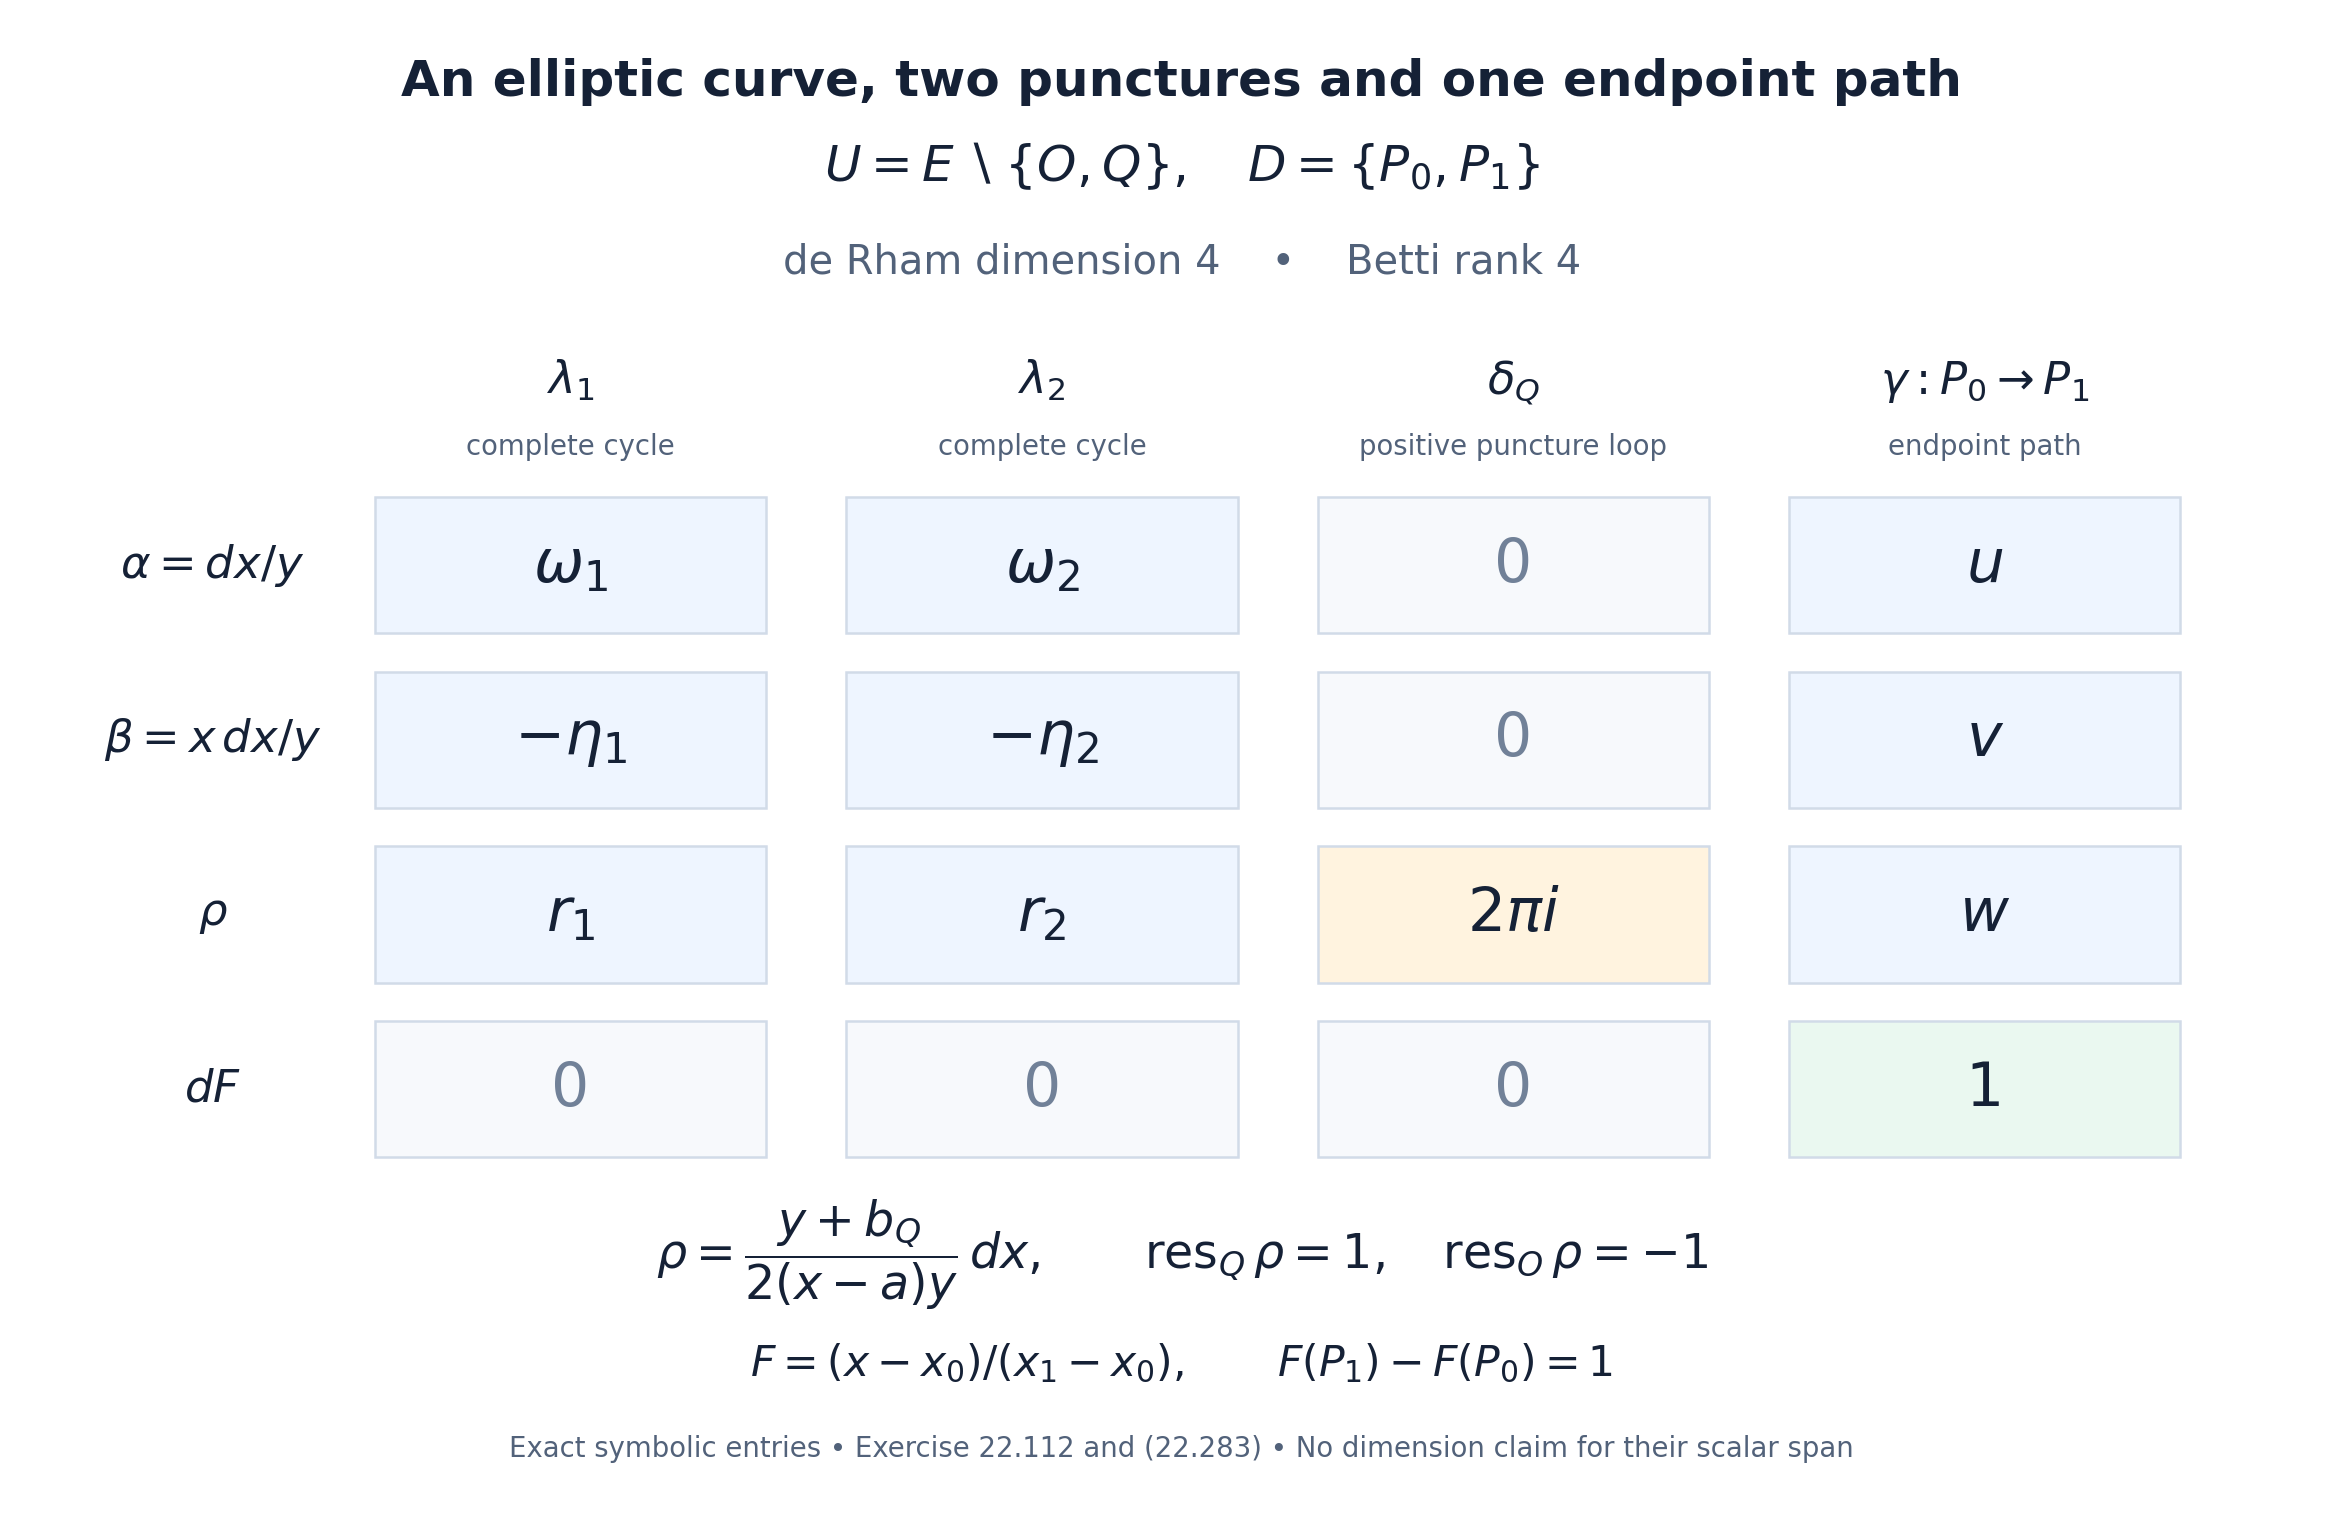

This figure's Python source:
"""Exact matrix illustration for Exercise22.112; no sampled elliptic values."""
from pathlib import Path
import matplotlib
matplotlib.use("Agg")
import matplotlib.pyplot as plt
from matplotlib.patches import Rectangle

fig, ax = plt.subplots(figsize=(13.0, 8.5), dpi=180)
fig.patch.set_facecolor("white")
ax.set_xlim(0, 13)
ax.set_ylim(0, 8.5)
ax.axis("off")
ink, muted = "#152136", "#52627a"
ax.text(6.5, 8.12, "An elliptic curve, two punctures and one endpoint path",
        ha="center", va="center", fontsize=20, fontweight="bold", color=ink)
ax.text(6.5, 7.55, r"$U=E\setminus\{O,Q\},\quad D=\{P_0,P_1\}$",
        ha="center", fontsize=20, color=ink)
ax.text(6.5, 7.02, "de Rham dimension 4    •    Betti rank 4",
        ha="center", fontsize=16, color=muted)

xs = [3.0, 5.7, 8.4, 11.1]
ys = [5.35, 4.35, 3.35, 2.35]
headers = [r"$\lambda_1$", r"$\lambda_2$", r"$\delta_Q$", r"$\gamma:P_0\to P_1$"]
subheaders = ["complete cycle", "complete cycle", "positive puncture loop", "endpoint path"]
rows = [r"$\alpha=dx/y$", r"$\beta=x\,dx/y$", r"$\rho$", r"$dF$"]
values = [[r"$\omega_1$",r"$\omega_2$","0",r"$u$"],
          [r"$-\eta_1$",r"$-\eta_2$","0",r"$v$"],
          [r"$r_1$",r"$r_2$",r"$2\pi i$",r"$w$"],
          ["0","0","0","1"]]
for x, h, sh in zip(xs, headers, subheaders):
    ax.text(x, 6.33, h, ha="center", fontsize=18, color=ink)
    ax.text(x, 5.98, sh, ha="center", fontsize=11, color=muted)
for i, y in enumerate(ys):
    ax.text(0.95, y, rows[i], ha="center", va="center", fontsize=18, color=ink)
    for j, x in enumerate(xs):
        zero = values[i][j] == "0"
        color = "#f7f9fc" if zero else "#eef5ff"
        if (i,j)==(2,2): color="#fff3df"
        if (i,j)==(3,3): color="#eaf8f0"
        ax.add_patch(Rectangle((x-1.12,y-0.39),2.24,0.78,facecolor=color,edgecolor="#d1dbe8"))
        ax.text(x,y,values[i][j],ha="center",va="center",fontsize=24,
                color="#718198" if zero else ink)
ax.text(6.5,1.40,r"$\rho=\dfrac{y+b_Q}{2(x-a)y}\,dx,\qquad"
        r"\operatorname{res}_{Q}\rho=1,\quad\operatorname{res}_{O}\rho=-1$",
        ha="center",va="center",fontsize=19,color=ink)
ax.text(6.5,0.78,r"$F=(x-x_0)/(x_1-x_0),\qquad F(P_1)-F(P_0)=1$",
        ha="center",va="center",fontsize=17,color=ink)
ax.text(6.5,0.24,"Exact symbolic entries • Exercise 22.112 and (22.283) • No dimension claim for their scalar span",
        ha="center",fontsize=11,color=muted)
fig.subplots_adjust(left=0.02,right=0.99,bottom=0.02,top=0.99)
out=Path(__file__).with_suffix(".png")
fig.savefig(out,facecolor="white")
plt.close(fig)
print(out)
